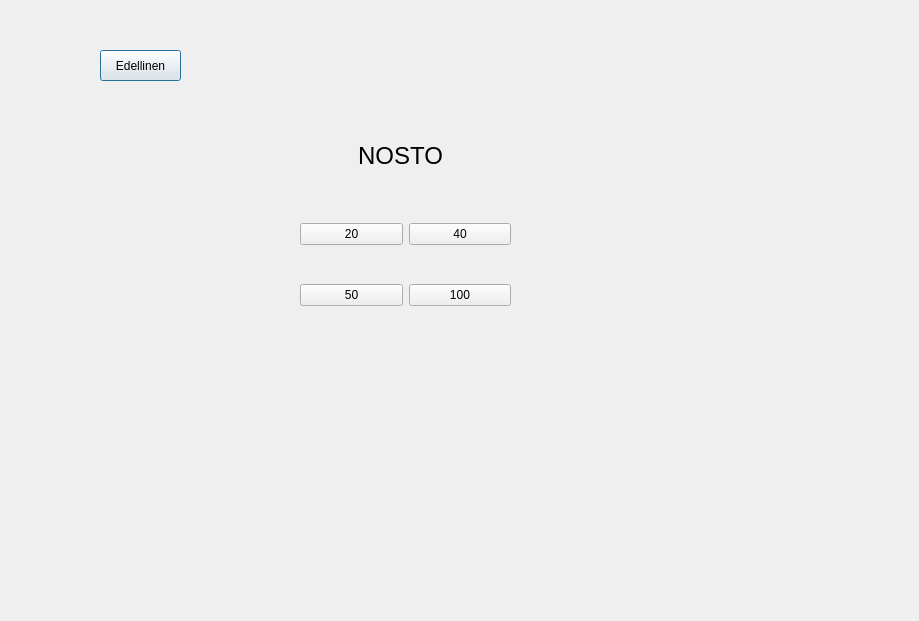
<?xml version="1.0" encoding="UTF-8"?>
<ui version="4.0">
 <class>nosto</class>
 <widget class="QDialog" name="nosto">
  <property name="geometry">
   <rect>
    <x>0</x>
    <y>0</y>
    <width>919</width>
    <height>621</height>
   </rect>
  </property>
  <property name="windowTitle">
   <string>Dialog</string>
  </property>
  <widget class="QStackedWidget" name="stackedWidget">
   <property name="geometry">
    <rect>
     <x>80</x>
     <y>30</y>
     <width>681</width>
     <height>461</height>
    </rect>
   </property>
   <property name="currentIndex">
    <number>0</number>
   </property>
   <widget class="QWidget" name="nosto_menu">
    <widget class="QLabel" name="label">
     <property name="geometry">
      <rect>
       <x>270</x>
       <y>100</y>
       <width>101</width>
       <height>51</height>
      </rect>
     </property>
     <property name="font">
      <font>
       <pointsize>18</pointsize>
      </font>
     </property>
     <property name="text">
      <string>NOSTO</string>
     </property>
     <property name="alignment">
      <set>Qt::AlignCenter</set>
     </property>
    </widget>
    <widget class="QPushButton" name="nosto_edellinenButton">
     <property name="geometry">
      <rect>
       <x>20</x>
       <y>20</y>
       <width>81</width>
       <height>31</height>
      </rect>
     </property>
     <property name="text">
      <string>Edellinen</string>
     </property>
    </widget>
    <widget class="QWidget" name="gridLayoutWidget">
     <property name="geometry">
      <rect>
       <x>220</x>
       <y>160</y>
       <width>211</width>
       <height>151</height>
      </rect>
     </property>
     <layout class="QGridLayout" name="gridLayout">
      <item row="0" column="0">
       <widget class="QPushButton" name="Button20">
        <property name="text">
         <string>20</string>
        </property>
       </widget>
      </item>
      <item row="0" column="1">
       <widget class="QPushButton" name="Button40">
        <property name="text">
         <string>40</string>
        </property>
       </widget>
      </item>
      <item row="1" column="1">
       <widget class="QPushButton" name="Button100">
        <property name="text">
         <string>100</string>
        </property>
       </widget>
      </item>
      <item row="1" column="0">
       <widget class="QPushButton" name="Button50">
        <property name="text">
         <string>50</string>
        </property>
       </widget>
      </item>
     </layout>
    </widget>
    <widget class="QLabel" name="labelErrorNosto">
     <property name="geometry">
      <rect>
       <x>260</x>
       <y>350</y>
       <width>141</width>
       <height>41</height>
      </rect>
     </property>
     <property name="text">
      <string/>
     </property>
    </widget>
   </widget>
   <widget class="QWidget" name="muu">
    <widget class="QLabel" name="label_3">
     <property name="geometry">
      <rect>
       <x>290</x>
       <y>70</y>
       <width>131</width>
       <height>16</height>
      </rect>
     </property>
     <property name="text">
      <string>MÄÄRITÄ SUMMA</string>
     </property>
    </widget>
    <widget class="QPushButton" name="muu_edellinenButton">
     <property name="geometry">
      <rect>
       <x>170</x>
       <y>40</y>
       <width>80</width>
       <height>22</height>
      </rect>
     </property>
     <property name="text">
      <string>Edellinen</string>
     </property>
    </widget>
    <widget class="QPushButton" name="Button1">
     <property name="geometry">
      <rect>
       <x>249</x>
       <y>150</y>
       <width>41</width>
       <height>41</height>
      </rect>
     </property>
     <property name="text">
      <string>1</string>
     </property>
    </widget>
    <widget class="QPushButton" name="Button2">
     <property name="geometry">
      <rect>
       <x>310</x>
       <y>150</y>
       <width>41</width>
       <height>41</height>
      </rect>
     </property>
     <property name="text">
      <string>2</string>
     </property>
    </widget>
    <widget class="QPushButton" name="Button3">
     <property name="geometry">
      <rect>
       <x>370</x>
       <y>150</y>
       <width>41</width>
       <height>41</height>
      </rect>
     </property>
     <property name="text">
      <string>3</string>
     </property>
    </widget>
    <widget class="QPushButton" name="Button4">
     <property name="geometry">
      <rect>
       <x>250</x>
       <y>210</y>
       <width>41</width>
       <height>41</height>
      </rect>
     </property>
     <property name="text">
      <string>4</string>
     </property>
    </widget>
    <widget class="QPushButton" name="Button5">
     <property name="geometry">
      <rect>
       <x>310</x>
       <y>210</y>
       <width>41</width>
       <height>41</height>
      </rect>
     </property>
     <property name="text">
      <string>5</string>
     </property>
    </widget>
    <widget class="QPushButton" name="Button6">
     <property name="geometry">
      <rect>
       <x>370</x>
       <y>210</y>
       <width>41</width>
       <height>41</height>
      </rect>
     </property>
     <property name="text">
      <string>6</string>
     </property>
    </widget>
    <widget class="QPushButton" name="Button7">
     <property name="geometry">
      <rect>
       <x>250</x>
       <y>270</y>
       <width>41</width>
       <height>41</height>
      </rect>
     </property>
     <property name="text">
      <string>7</string>
     </property>
    </widget>
    <widget class="QPushButton" name="Button8">
     <property name="geometry">
      <rect>
       <x>310</x>
       <y>270</y>
       <width>41</width>
       <height>41</height>
      </rect>
     </property>
     <property name="text">
      <string>8</string>
     </property>
    </widget>
    <widget class="QPushButton" name="Button9">
     <property name="geometry">
      <rect>
       <x>370</x>
       <y>270</y>
       <width>41</width>
       <height>41</height>
      </rect>
     </property>
     <property name="text">
      <string>9</string>
     </property>
    </widget>
    <widget class="QPushButton" name="Button0">
     <property name="geometry">
      <rect>
       <x>310</x>
       <y>330</y>
       <width>41</width>
       <height>41</height>
      </rect>
     </property>
     <property name="text">
      <string>0</string>
     </property>
    </widget>
    <widget class="QPushButton" name="ButtonEnter">
     <property name="geometry">
      <rect>
       <x>370</x>
       <y>330</y>
       <width>41</width>
       <height>41</height>
      </rect>
     </property>
     <property name="text">
      <string>Enter</string>
     </property>
    </widget>
    <widget class="QLineEdit" name="lineEdit">
     <property name="geometry">
      <rect>
       <x>270</x>
       <y>110</y>
       <width>113</width>
       <height>23</height>
      </rect>
     </property>
    </widget>
   </widget>
   <widget class="QWidget" name="kuitti">
    <widget class="QWidget" name="gridLayoutWidget_2">
     <property name="geometry">
      <rect>
       <x>190</x>
       <y>130</y>
       <width>261</width>
       <height>191</height>
      </rect>
     </property>
     <layout class="QGridLayout" name="gridLayout_2">
      <item row="1" column="0">
       <widget class="QPushButton" name="KuittiButton">
        <property name="text">
         <string>Kuitti</string>
        </property>
       </widget>
      </item>
      <item row="2" column="0">
       <widget class="QPushButton" name="ei_kuittia">
        <property name="text">
         <string>Ei kuittia</string>
        </property>
       </widget>
      </item>
      <item row="3" column="0">
       <widget class="QPushButton" name="saldoButton">
        <property name="text">
         <string>Saldo</string>
        </property>
       </widget>
      </item>
      <item row="4" column="0">
       <widget class="QPushButton" name="hetkellinenButton">
        <property name="text">
         <string>Edellinen</string>
        </property>
       </widget>
      </item>
      <item row="0" column="0">
       <widget class="QLabel" name="label_2">
        <property name="font">
         <font>
          <pointsize>20</pointsize>
         </font>
        </property>
        <property name="text">
         <string>KUITTIKYSELY</string>
        </property>
        <property name="alignment">
         <set>Qt::AlignCenter</set>
        </property>
       </widget>
      </item>
     </layout>
    </widget>
   </widget>
   <widget class="QWidget" name="saldo">
    <widget class="QLineEdit" name="lineEditSaldoNosto">
     <property name="geometry">
      <rect>
       <x>200</x>
       <y>162</y>
       <width>251</width>
       <height>111</height>
      </rect>
     </property>
    </widget>
    <widget class="QPushButton" name="edellinenButton">
     <property name="geometry">
      <rect>
       <x>20</x>
       <y>20</y>
       <width>81</width>
       <height>31</height>
      </rect>
     </property>
     <property name="text">
      <string>Edellinen</string>
     </property>
    </widget>
    <widget class="QPushButton" name="ulosButton">
     <property name="geometry">
      <rect>
       <x>280</x>
       <y>290</y>
       <width>91</width>
       <height>31</height>
      </rect>
     </property>
     <property name="text">
      <string>Kirjaudu ulos</string>
     </property>
    </widget>
    <widget class="QLabel" name="label_4">
     <property name="geometry">
      <rect>
       <x>230</x>
       <y>50</y>
       <width>181</width>
       <height>91</height>
      </rect>
     </property>
     <property name="font">
      <font>
       <pointsize>26</pointsize>
      </font>
     </property>
     <property name="text">
      <string>SALDO</string>
     </property>
     <property name="alignment">
      <set>Qt::AlignCenter</set>
     </property>
    </widget>
   </widget>
   <widget class="QWidget" name="kuitti_2">
    <widget class="QLineEdit" name="lineEditKuitti">
     <property name="geometry">
      <rect>
       <x>130</x>
       <y>150</y>
       <width>421</width>
       <height>191</height>
      </rect>
     </property>
    </widget>
    <widget class="QPushButton" name="Ulos_Button">
     <property name="geometry">
      <rect>
       <x>290</x>
       <y>370</y>
       <width>91</width>
       <height>31</height>
      </rect>
     </property>
     <property name="text">
      <string>Kirjaudu ulos</string>
     </property>
    </widget>
    <widget class="QLabel" name="label_5">
     <property name="geometry">
      <rect>
       <x>280</x>
       <y>80</y>
       <width>101</width>
       <height>51</height>
      </rect>
     </property>
     <property name="font">
      <font>
       <pointsize>26</pointsize>
      </font>
     </property>
     <property name="text">
      <string>KUITTI</string>
     </property>
     <property name="alignment">
      <set>Qt::AlignCenter</set>
     </property>
    </widget>
   </widget>
  </widget>
 </widget>
 <resources/>
 <connections/>
</ui>
